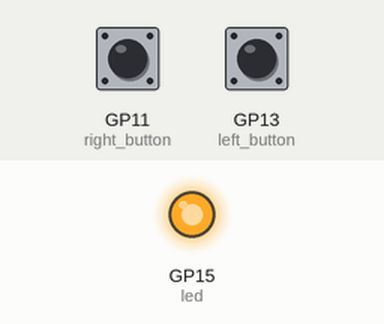
A program run on a simulated Raspberry Pi Pico running MicroPython. On the bench: output pins drawn as LEDs (lit = HIGH). The test bench sets the inputs (shaded band); at power-on: GP11 (right_button) LOW, GP13 (left_button) LOW. Random numbers come from a fixed seed; what the program prints to the serial console is not drawn.

Above: at 0.1 s.
At 7.0 s:
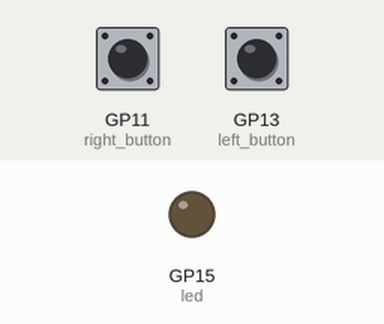
7.1 s: GP11 (right_button) pulled HIGH for 0.15 s
Timing chart, 0 to 10.1 s (numbered marks = the images above; inputs shaded):
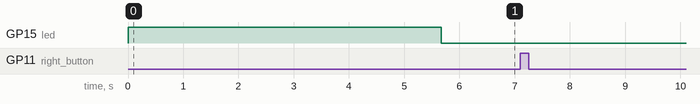

Measured:
- after the input at 7.1 s, every drawn part: stays the same

The program:

reactionGame.py
```python
from machine import Pin
from utime import sleep, ticks_ms, ticks_diff
from urandom import uniform

pressed = False
fastest_button = None
led = Pin(15, Pin.OUT)
left_button = Pin(13, Pin.IN, Pin.PULL_DOWN)
right_button = Pin(11, Pin.IN, Pin.PULL_DOWN)

def button_handler(pin):
    global pressed
    if not pressed:
        pressed = True
        global fastest_button
        fastest_button = pin


led.value(1)
sleep(uniform(5,10))
led.value(0)

left_button.irq(trigger=Pin.IRQ_RISING, handler=button_handler)
right_button.irq(trigger=Pin.IRQ_RISING, handler=button_handler)
while fastest_button is None:
    sleep(0.01)

if fastest_button is left_button:
        print("Left player wins!")
elif fastest_button is right_button:
        print("Right player wins!")
```
